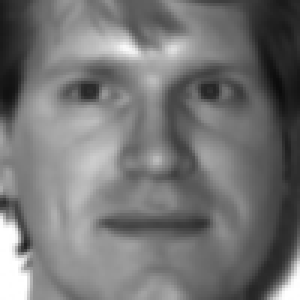
#> input picture s1.bmp, 100 x 100 px, found by its file name (shown 3 times larger)
$ python gradattempt.py
#> lines starting #> are read from the running program, lines starting #| are printed output that depends on the picture
import cv2
import numpy as num
import matplotlib.pyplot as plt

res=num.empty([0,0])
for k in range(1,16):
    print(k)
    img=cv2.imread('F:/mine/FaceImg/'+str(k)+'/s1.bmp')
#> img is the input picture: shape (100, 100, 3); min 11, max 255, mean 116.8
    grayimg=num.empty([img.shape[0],img.shape[1]],img.dtype)
    for i in range(0,img.shape[0]):
        for j in range(0,img.shape[1]):
            grayimg[i][j] = img[i][j][0]
    tmpx=cv2.Sobel(grayimg,-1,1,0)
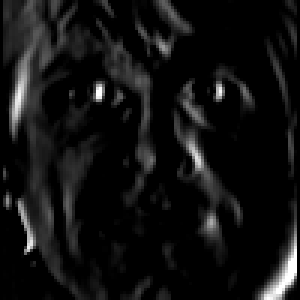
#> tmpx: shape (100, 100) (shown 3 times larger); min 0, max 255, mean 18.2
    tmpx=cv2.convertScaleAbs(tmpx)
    tmpy=cv2.Sobel(grayimg,-1,0,1)
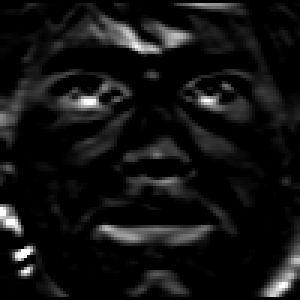
#> tmpy: shape (100, 100) (shown 3 times larger); min 0, max 255, mean 18.5
    tmpy=cv2.convertScaleAbs(tmpy)
    tmp=cv2.addWeighted(tmpx,0.5,tmpy,0.5,0)
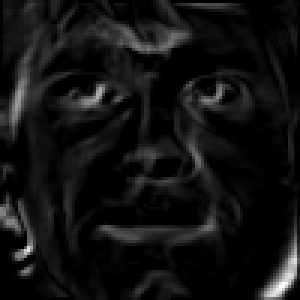
#> tmp: shape (100, 100) (shown 3 times larger); min 0, max 255, mean 18.4
    if k==1:
        dic=[tmp]
    else:
        dic.append(tmp)
print (dic[0])
cv2.imshow('grad',dic[0])
cv2.imshow('img',cv2.imread('F:/mine/FaceImg/1/s1.bmp'))
cv2.waitKey(0)
